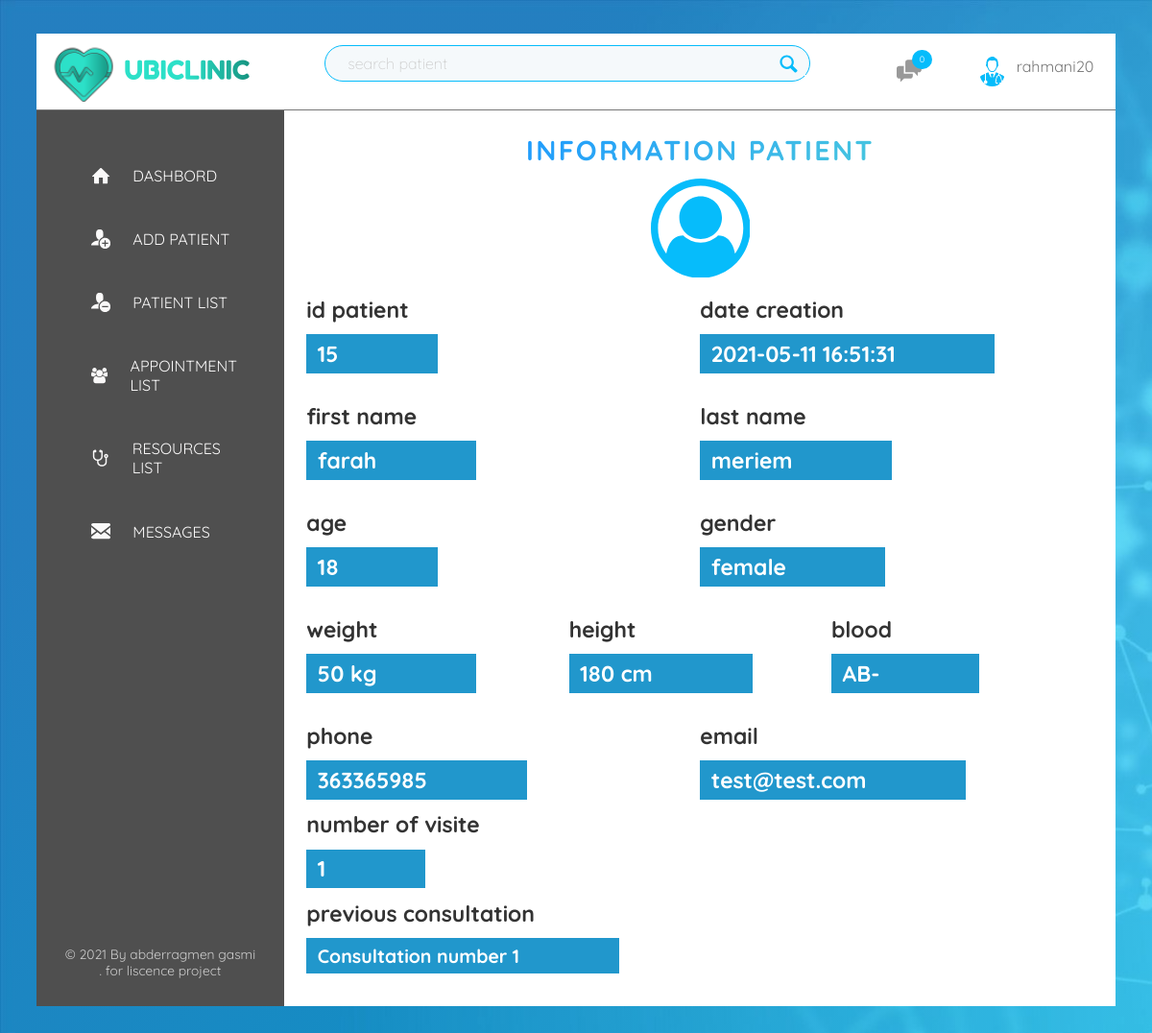
Page /patient/index.php?id=15 (signed in) on the committed database.
### tables this page shows
CREATE TABLE `patient` (
  `id` int NOT NULL,
  `firstname` varchar(60) NOT NULL,
  `lastname` varchar(60) NOT NULL,
  `age` int NOT NULL,
  `gender` varchar(10) NOT NULL,
  `email` varchar(60) DEFAULT NULL,
  `phone` int NOT NULL,
  `blood` varchar(10) NOT NULL,
  `weight` int DEFAULT NULL,
  `height` int DEFAULT NULL,
  `datecreation` timestamp NOT NULL DEFAULT CURRENT_TIMESTAMP,
  `numvisite` int NOT NULL DEFAULT '0'
);

CREATE TABLE `consultation` (
  `idcons` int NOT NULL,
  `idpatient` int NOT NULL,
  `idapp` int NOT NULL,
  `motif` varchar(100) NOT NULL,
  `type` varchar(100) NOT NULL,
  `diagnose` varchar(100) NOT NULL,
  `bill` int NOT NULL,
  `datecreated` datetime NOT NULL DEFAULT CURRENT_TIMESTAMP
);

### functions/function.php (called while the page is built, shortened)
<?php
function query($sql){
    global $connection;
    return mysqli_query($connection,$sql);
}
function fetch_array($result){
return mysqli_fetch_array($result);
}
function patientdetails($id){
  $sql = "SELECT * FROM `patient` WHERE id=$id";
  $query = query($sql);
      $result = fetch_array($query);
      return $result;
}
?>

### patient/index.php (the view, shortened to what this page needs)
<?php
$id = $_GET['id'];
$idpatient = $_GET['id'];
$result = patientdetails($id);
        $fname = $result['firstname'];
        $lname = $result['lastname'];
        $age = $result['age'];
        $phone = $result['phone'];
        $email = $result['email'];
        $datecreation = $result['datecreation'];
        $weight = $result['weight'];
        $height = $result['height'];
        $gender =$result['gender'];
        $blood =$result['blood'];
        $numvisite =$result['numvisite'];
?>
<html>
    <head>
        <link rel="stylesheet" href="../css/pages/patient.css">
    </head>
    <body>
    <?php if(isset($_SESSION['username'])){?>
        <div class="content">
        <?php include("../functions/header.php");?>
            <div class="container">
                <nav class="sidebar">
                    <ul class="side-nav">
                        <li class="side-nav-item">
                            <a href="../home" class="side-nav-link ">
                                <svg class="side-nav-icon">
                                    <use xlink:href="../css/icon/sprite.svg#icon-home"></use>
                                    <span>dashbord</span>
                                </svg>
                            </a>
                        </li>
                        <li class="side-nav-item">
                            <a href="../adduser" class="side-nav-link">
                                <svg class="side-nav-icon">
                                    <use xlink:href="../css/icon/sprite.svg#icon-user-plus"></use>
                                    <span>add patient</span>
                                </svg>
                            </a>
                        </li>
                        <li class="side-nav-item">
                            <a href="../edituser" class="side-nav-link">
                                <svg class="side-nav-icon">
                                    <use xlink:href="../css/icon/sprite.svg#icon-user-minus"></use>
                                    <span>patient list</span>
                                </svg>
                            </a>
                        </li>
                        <li class="side-nav-item">
                            <a href="../appointement" class="side-nav-link">
                                <svg class="side-nav-icon">
                                    <use xlink:href="../css/icon/sprite.svg#icon-group"></use>
                                    <span>appointment list</span>
                                </svg>
                            </a>
                        </li>
                        <?php if($_SESSION['degree']=="doctor"){?>
<li class="side-nav-item">
    <a href="../medicine" class="side-nav-link">
        <svg class="side-nav-icon">
            <use xlink:href="../css/icon/sprite.svg#icon-stethoscope"></use>
            <span>resources list</span>
        </svg>
    </a>
</li>
<?php } ?>
                        <li class="side-nav-item">
                            <a href="../message/" class="side-nav-link">
                                <svg class="side-nav-icon">
                                    <use xlink:href="../css/icon/sprite.svg#icon-envelope"></use>
                                    <span>messages</span>
                                </svg>
                            </a>
                        </li>
                    </ul>
                    <div class="legal">
                        &copy; 2021 By abderragmen gasmi . for liscence project
                    </div>
                </nav>
                <div class="main">
                    <div class="main-title">
                        <h1 class="center-text heading-secondary">information patient</h1>
                        <svg class="main-icon">
                            <use xlink:href="../css/icon/sprite.svg#icon-user-circle"></use>
                        </svg>
                    </div>
                    <div class="grid margin-top-small">
                        <div class="flexc databox">
                            <h1>id patient</h1>
                            <h1 class="data"><?php echo $_GET['id'];?></h1>
                        </div>
                        <div class="flexc">
                            <h1>date creation</h1>
                            <h1 class="data"><?php echo $datecreation;?></h1>
                        </div>
                    </div>
                    <div class="grid margin-top-small">
                        <div class="flexc databox">
                            <h1>first name</h1>
                            <h1 class="data"><?php echo $fname;?></h1>
                        </div>
                        <div class="flexc">
                            <h1>last name</h1>
                            <h1 class="data"><?php echo $lname;?></h1>
                        </div>
                    </div>
                    <div class="grid margin-top-small">
                        <div class="flexc databox">
                            <h1>age</h1>
                            <h1 class="data"><?php echo $age;?></h1>
                        </div>
                        <div class="flexc">
                            <h1>gender</h1>
                            <h1 class="data"><?php echo $gender;?></h1>
                        </div>
                    </div>
                    <div class="grid margin-top-small">
                        <div class="flexc databox">
                            <h1>weight</h1>
                            <h1 class="data"><?php echo $weight;?> kg</h1>
                        </div>
                        <div class="flexc  databox">
                            <h1>height</h1>
                            <h1 class="data"><?php echo $height;?> cm</h1>
                        </div>
                        <div class="flexc  databox">
                            <h1>blood</h1>
                            <h1 class="data"><?php echo $blood;?></h1>
                        </div>
                    </div>
                    <div class="grid margin-top-small">
                        <div class="flexc databox">
                            <h1>phone</h1>
                            <h1 class="data"><?php echo $phone;?></h1>
                        </div>
                        <div class="flexc">
                            <h1>email</h1>
                            <h1 class="data"><?php echo $email;?></h1>
                        </div>
                    </div>
                    <h1>number of visite</h1>
                            <h1 class="data"><?php echo $numvisite;?></h1>
                            <?php
                            if($_SESSION['degree']=='doctor'){
                                echo "<h1>previous consultation</h1> ";
                            echo "<div class='gridc'>";
                            $sql = "SELECT * FROM consultation WHERE idpatient = $idpatient";
                            $query = query($sql);
                            $i = 1;
                            if (mysqli_num_rows($query) > 0) {
                                    while($result = fetch_array($query)){
                                        $idcons = $result['idcons'];
                                        echo "<div class='card'>
                                        <a href='../consultation/show.php?id=$idcons' class='data' style='display:block;'>
                                        Consultation number $i  </a></div>";
                                        $i++;
                                    }}else{echo "<h1 class ='previous'>the patient didnt make any consultation in clinic</h1>";}}
                            echo "</div>";
                            ?>
</div>
</div>
</div>
<?php }else{rederict("../signin/");}?>
</body>
</html>

### css/pages/patient.css (style rules this page uses)
body { background-color: var(--primary-color-op); background-image: linear-gradient(315deg, #06befb74 0%, #4885ee70 74%), url(../../img/854206.jpg); background-size: cover; font-family:quicksand; }
.content { background-color: white; width: 95%; height: max-content; margin: 3rem auto; }
h1 { margin-bottom: 1rem; color: var(--dark-grey-1); }
.main { width: 100%; height: max-content; padding: 2rem; }
.main-icon { width: 9rem; display: block; height: 9rem; fill: var(--primary-color); margin: 0 auto; }
.data { display: inline-block; background-color: rgb(33 151 204); color: white; padding: .5rem 9rem .5rem 1rem; }
.gridc { display: grid; grid-template-columns: repeat(auto-fit,minmax(50%,1fr)); justify-items: start; margin-bottom: 1rem; }
.card a { font-size: 1.7rem; color: #ffffff; background-color: #2197cc; font-weight: bold; }

### css/base/base.css (style rules this page uses)
html { font-size: 72%; }
* { box-sizing: border-box; }
a { text-decoration: none; }
p,h1 { margin-block-start: 0;margin-block-end: 0; }

### css/base/typography.css (style rules this page uses)
.heading-secondary { font-size: 2.5rem; text-transform: uppercase; font-weight: bold; background-image: linear-gradient(315deg, #60dfcd 0%, #1e9afe 74%); display: block; -webkit-background-clip: text; background-clip: text; color: transparent; letter-spacing: .2rem; }

### css/base/utilities.css (style rules this page uses)
.center-text { text-align: center; }
.margin-top-small { margin-top: 1.6rem; }
.flexc { display: flex; flex-direction: column; }
.grid { display: grid; grid-template-columns: repeat(auto-fit,minmax(20rem,1fr)); justify-items: start; }

### css/base/variables.css (style rules this page uses)
:root { --primary-color:#06bcfb; --primary-color-op:#06bcfb98; --primary-color-light:#85d6f0; --primary-color-so-light:#def7ff; --primary-color-so-2-light:#f5f9fb; --seconde-color:#4885ee; --light-grey:#f7f7f7; --dark-grey-2:#777; --dark-grey-3:#999; --dark-grey-1:#333; --dark-grey-4:rgb(79, 79, 79); --grey:#ccc; --light-grey-1:#faf9f9; --light-grey-2:#f4f2f2; --light-grey-3:#f8eeee; --light-grey-4:#ccc; --grid-width:114rem; --grid-horizantal:6rem; --default-font:1.6rem; --dark-shadow:0 2rem 5rem rgba(0, 0, 0, 0.425); --light-shadow:0 2rem 5rem rgba(0, 0, 0, 0.151); }

### css/layout/sidebar.css (style rules this page uses)
.container { display: flex; height: max-content; flex-direction: row; }
.sidebar { background-color: var(--dark-grey-4); flex: 0 0 23%; display: flex; flex-direction: column; justify-content: space-between; }
.side-nav { font-size: 1.4rem; list-style: none; margin-top: 3.5rem; padding-left: 2rem; }
.side-nav-item { position: relative; }
.side-nav-item:not(:last-child) { margin-bottom: 1rem; }
.side-nav-item::before { content: ""; position: absolute; top: 0; left: 0; height: 100%; width: 3px; background-color: var(--primary-color); transform: scaleY(0); transition: transform .2s ,width .4s ease-in .2s,background-color .1s; }
.side-nav-link:link,.side-nav-link:visited { z-index: 10; position: relative; color: var(--light-grey-1); text-decoration: none; text-transform: uppercase; display: block; padding: 1.5rem 3rem; display: flex; align-items: center; }
.side-nav-icon { width: 1.75rem; height: 1.75rem; margin-right: 2rem; fill: currentColor; }
.legal { font-size: 1.2rem; text-align: center; padding: 2.5rem; color: var(--light-grey-4); }

### rows in the picture
patient: datecreation "2021-05-11 16:51:31", firstname "farah", lastname "meriem", age "18", gender "female", weight "50", height "180", blood "AB-", phone "363365985", email "test@test.com", numvisite "1"

### other values in the picture
$notification "0"
$_SESSION['username'] "rahmani20"
$_GET['id'] "15"
